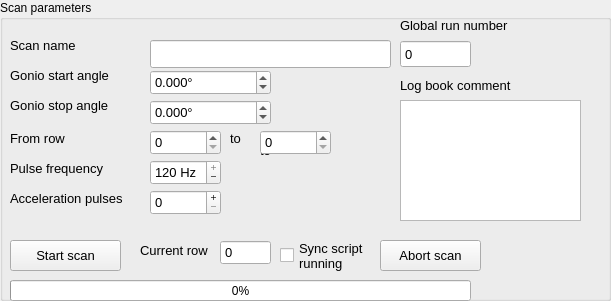
   <widget class="QGroupBox" name="groupBoxScanParameters">
    <property name="geometry">
     <rect>
      <x>910</x>
      <y>600</y>
      <width>611</width>
      <height>301</height>
     </rect>
    </property>
    <property name="autoFillBackground">
     <bool>true</bool>
    </property>
    <property name="title">
     <string>Scan parameters</string>
    </property>
    <widget class="QSpinBox" name="spinBoxCurrentRow">
     <property name="enabled">
      <bool>true</bool>
     </property>
     <property name="geometry">
      <rect>
       <x>220</x>
       <y>240</y>
       <width>51</width>
       <height>25</height>
      </rect>
     </property>
     <property name="font">
      <font>
       <pointsize>10</pointsize>
      </font>
     </property>
     <property name="buttonSymbols">
      <enum>QAbstractSpinBox::NoButtons</enum>
     </property>
     <property name="maximum">
      <number>100000000</number>
     </property>
    </widget>
    <widget class="QPushButton" name="pushButtonStartScan">
     <property name="geometry">
      <rect>
       <x>10</x>
       <y>240</y>
       <width>111</width>
       <height>31</height>
      </rect>
     </property>
     <property name="font">
      <font>
       <pointsize>10</pointsize>
      </font>
     </property>
     <property name="text">
      <string>Start scan</string>
     </property>
    </widget>
    <widget class="QLabel" name="label_13">
     <property name="geometry">
      <rect>
       <x>10</x>
       <y>30</y>
       <width>171</width>
       <height>31</height>
      </rect>
     </property>
     <property name="font">
      <font>
       <pointsize>10</pointsize>
      </font>
     </property>
     <property name="text">
      <string>Scan name</string>
     </property>
    </widget>
    <widget class="QLabel" name="label_144">
     <property name="geometry">
      <rect>
       <x>140</x>
       <y>240</y>
       <width>91</width>
       <height>21</height>
      </rect>
     </property>
     <property name="font">
      <font>
       <pointsize>10</pointsize>
      </font>
     </property>
     <property name="text">
      <string>Current row</string>
     </property>
    </widget>
    <widget class="QLineEdit" name="lineEditScanName">
     <property name="geometry">
      <rect>
       <x>150</x>
       <y>40</y>
       <width>241</width>
       <height>28</height>
      </rect>
     </property>
     <property name="font">
      <font>
       <pointsize>10</pointsize>
      </font>
     </property>
    </widget>
    <widget class="QLabel" name="label_15">
     <property name="geometry">
      <rect>
       <x>10</x>
       <y>60</y>
       <width>171</width>
       <height>31</height>
      </rect>
     </property>
     <property name="font">
      <font>
       <pointsize>10</pointsize>
      </font>
     </property>
     <property name="text">
      <string>Gonio start angle</string>
     </property>
    </widget>
    <widget class="QDoubleSpinBox" name="doubleSpinBoxStartAngleInc">
     <property name="geometry">
      <rect>
       <x>150</x>
       <y>70</y>
       <width>121</width>
       <height>25</height>
      </rect>
     </property>
     <property name="font">
      <font>
       <pointsize>10</pointsize>
      </font>
     </property>
     <property name="suffix">
      <string>°</string>
     </property>
     <property name="decimals">
      <number>3</number>
     </property>
     <property name="minimum">
      <double>-3600.000000000000000</double>
     </property>
     <property name="maximum">
      <double>3600.000000000000000</double>
     </property>
     <property name="singleStep">
      <double>0.001000000000000</double>
     </property>
     <property name="value">
      <double>0.000000000000000</double>
     </property>
    </widget>
    <widget class="QLabel" name="label_18">
     <property name="geometry">
      <rect>
       <x>10</x>
       <y>130</y>
       <width>161</width>
       <height>16</height>
      </rect>
     </property>
     <property name="font">
      <font>
       <pointsize>10</pointsize>
      </font>
     </property>
     <property name="text">
      <string>From row</string>
     </property>
    </widget>
    <widget class="QSpinBox" name="spinBoxScanStartRow">
     <property name="geometry">
      <rect>
       <x>150</x>
       <y>130</y>
       <width>71</width>
       <height>25</height>
      </rect>
     </property>
     <property name="font">
      <font>
       <pointsize>10</pointsize>
      </font>
     </property>
     <property name="maximum">
      <number>300</number>
     </property>
    </widget>
    <widget class="QLabel" name="label_19">
     <property name="geometry">
      <rect>
       <x>260</x>
       <y>130</y>
       <width>51</width>
       <height>41</height>
      </rect>
     </property>
     <property name="font">
      <font>
       <pointsize>10</pointsize>
      </font>
     </property>
     <property name="text">
      <string>to</string>
     </property>
    </widget>
    <widget class="QSpinBox" name="spinBoxScanStopRow">
     <property name="geometry">
      <rect>
       <x>260</x>
       <y>130</y>
       <width>71</width>
       <height>25</height>
      </rect>
     </property>
     <property name="font">
      <font>
       <pointsize>10</pointsize>
      </font>
     </property>
     <property name="maximum">
      <number>300</number>
     </property>
    </widget>
    <widget class="QLabel" name="label_20">
     <property name="geometry">
      <rect>
       <x>400</x>
       <y>10</y>
       <width>171</width>
       <height>31</height>
      </rect>
     </property>
     <property name="font">
      <font>
       <pointsize>10</pointsize>
      </font>
     </property>
     <property name="text">
      <string>Global run number</string>
     </property>
    </widget>
    <widget class="QSpinBox" name="spinBoxGlobalRunNumber">
     <property name="geometry">
      <rect>
       <x>400</x>
       <y>40</y>
       <width>71</width>
       <height>28</height>
      </rect>
     </property>
     <property name="font">
      <font>
       <pointsize>10</pointsize>
      </font>
     </property>
     <property name="buttonSymbols">
      <enum>QAbstractSpinBox::NoButtons</enum>
     </property>
     <property name="maximum">
      <number>10000000</number>
     </property>
    </widget>
    <widget class="QProgressBar" name="progressBarScanStatus">
     <property name="geometry">
      <rect>
       <x>10</x>
       <y>280</y>
       <width>461</width>
       <height>21</height>
      </rect>
     </property>
     <property name="value">
      <number>0</number>
     </property>
    </widget>
    <widget class="QPushButton" name="pushButtonAbortScan">
     <property name="geometry">
      <rect>
       <x>380</x>
       <y>240</y>
       <width>101</width>
       <height>31</height>
      </rect>
     </property>
     <property name="font">
      <font>
       <pointsize>10</pointsize>
      </font>
     </property>
     <property name="text">
      <string>Abort scan</string>
     </property>
    </widget>
    <widget class="QLabel" name="label_22">
     <property name="geometry">
      <rect>
       <x>10</x>
       <y>90</y>
       <width>171</width>
       <height>31</height>
      </rect>
     </property>
     <property name="font">
      <font>
       <pointsize>10</pointsize>
      </font>
     </property>
     <property name="text">
      <string>Gonio stop angle</string>
     </property>
    </widget>
    <widget class="QDoubleSpinBox" name="doubleSpinBoxEndAngleInc">
     <property name="geometry">
      <rect>
       <x>150</x>
       <y>100</y>
       <width>121</width>
       <height>25</height>
      </rect>
     </property>
     <property name="font">
      <font>
       <pointsize>10</pointsize>
      </font>
     </property>
     <property name="suffix">
      <string>°</string>
     </property>
     <property name="decimals">
      <number>3</number>
     </property>
     <property name="minimum">
      <double>-3600.000000000000000</double>
     </property>
     <property name="maximum">
      <double>3600.000000000000000</double>
     </property>
     <property name="singleStep">
      <double>0.001000000000000</double>
     </property>
     <property name="value">
      <double>0.000000000000000</double>
     </property>
    </widget>
    <widget class="QLabel" name="label_25">
     <property name="geometry">
      <rect>
       <x>10</x>
       <y>160</y>
       <width>161</width>
       <height>16</height>
      </rect>
     </property>
     <property name="font">
      <font>
       <pointsize>10</pointsize>
      </font>
     </property>
     <property name="text">
      <string>Pulse frequency</string>
     </property>
    </widget>
    <widget class="QSpinBox" name="spinBoxMachineFrequency">
     <property name="geometry">
      <rect>
       <x>150</x>
       <y>160</y>
       <width>71</width>
       <height>25</height>
      </rect>
     </property>
     <property name="font">
      <font>
       <pointsize>10</pointsize>
      </font>
     </property>
     <property name="locale">
      <locale language="English" country="UnitedStates"/>
     </property>
     <property name="readOnly">
      <bool>false</bool>
     </property>
     <property name="buttonSymbols">
      <enum>QAbstractSpinBox::PlusMinus</enum>
     </property>
     <property name="suffix">
      <string> Hz</string>
     </property>
     <property name="minimum">
      <number>1</number>
     </property>
     <property name="maximum">
      <number>120</number>
     </property>
     <property name="singleStep">
      <number>10</number>
     </property>
     <property name="value">
      <number>120</number>
     </property>
    </widget>
    <widget class="QLabel" name="label_26">
     <property name="geometry">
      <rect>
       <x>230</x>
       <y>130</y>
       <width>21</width>
       <height>16</height>
      </rect>
     </property>
     <property name="font">
      <font>
       <pointsize>10</pointsize>
      </font>
     </property>
     <property name="text">
      <string>to</string>
     </property>
    </widget>
    <widget class="QLabel" name="label_27">
     <property name="geometry">
      <rect>
       <x>10</x>
       <y>190</y>
       <width>161</width>
       <height>16</height>
      </rect>
     </property>
     <property name="font">
      <font>
       <pointsize>10</pointsize>
      </font>
     </property>
     <property name="text">
      <string>Acceleration pulses</string>
     </property>
    </widget>
    <widget class="QSpinBox" name="spinBoxAccPulses">
     <property name="geometry">
      <rect>
       <x>150</x>
       <y>190</y>
       <width>71</width>
       <height>25</height>
      </rect>
     </property>
     <property name="font">
      <font>
       <pointsize>10</pointsize>
      </font>
     </property>
     <property name="locale">
      <locale language="English" country="UnitedStates"/>
     </property>
     <property name="readOnly">
      <bool>false</bool>
     </property>
     <property name="buttonSymbols">
      <enum>QAbstractSpinBox::PlusMinus</enum>
     </property>
     <property name="suffix">
      <string/>
     </property>
     <property name="maximum">
      <number>120</number>
     </property>
     <property name="singleStep">
      <number>1</number>
     </property>
     <property name="value">
      <number>0</number>
     </property>
    </widget>
    <widget class="QCheckBox" name="checkBoxScanRunning">
     <property name="enabled">
      <bool>true</bool>
     </property>
     <property name="geometry">
      <rect>
       <x>280</x>
       <y>230</y>
       <width>101</width>
       <height>51</height>
      </rect>
     </property>
     <property name="font">
      <font>
       <pointsize>10</pointsize>
      </font>
     </property>
     <property name="text">
      <string>Sync script
running</string>
     </property>
     <property name="checkable">
      <bool>true</bool>
     </property>
    </widget>
    <widget class="QPlainTextEdit" name="plainTextEditLogBookComment">
     <property name="geometry">
      <rect>
       <x>400</x>
       <y>100</y>
       <width>181</width>
       <height>121</height>
      </rect>
     </property>
    </widget>
    <widget class="QLabel" name="label_31">
     <property name="geometry">
      <rect>
       <x>400</x>
       <y>70</y>
       <width>201</width>
       <height>31</height>
      </rect>
     </property>
     <property name="font">
      <font>
       <pointsize>10</pointsize>
      </font>
     </property>
     <property name="text">
      <string>Log book comment</string>
     </property>
    </widget>
   </widget>
